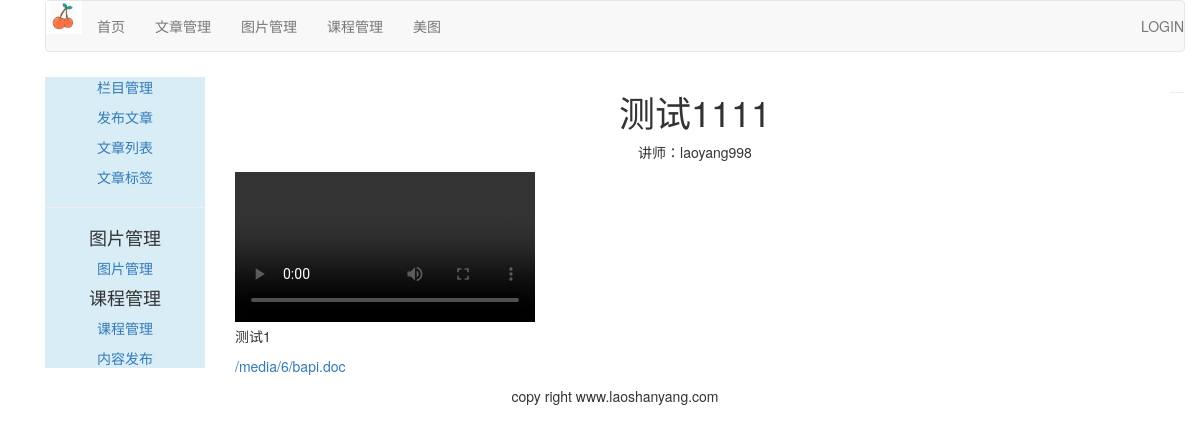
The page /course/detail_lesson/1 on the database its author committed.
### course/models.py (models this page shows, shortened)
class Lesson(models.Model):
    user = models.ForeignKey(User, related_name='lesson_user', on_delete=models.CASCADE)
    course = models.ForeignKey(Course, related_name='lesson', on_delete=models.CASCADE)
    title = models.CharField(max_length=200)
    video = models.FileField(upload_to=user_derictory_path)
    description = models.TextField()
    attach = models.FileField(blank=True, upload_to=user_derictory_path)
    order = OrderField(blank=True, for_fields=['course'])
    created = models.DateTimeField(auto_now_add=True)
    class Meta:
        ordering = ['order']

### course/views.py (the view)
# urls.py: path('detail_lesson/<lesson_id>', DetailLessonView.as_view(), name='detail_lesson'),
class DetailLessonView(LoginRequiredMixin, TemplateResponseMixin, View):
    login_url = '/account'
    template_name = 'course/manage/detail_lesson.html'
    def get(self, request, lesson_id):
        lesson = get_object_or_404(Lesson, id=lesson_id)
        return self.render_to_response({'lesson': lesson})

### templates/course/manage/detail_lesson.html (shortened to what this page needs)
{% extends 'article/base.html' %}
{% block content %}
    <div>
        <div class="text-center">
            <h1>{{ lesson.title }}</h1>
            <p>讲师：{{ lesson.user.username }}</p>
        </div>
        <div>
            {% if lesson.video %}
                <video src="{{ lesson.video.url }}" controls="controls" class="text-center"></video>
            {% else %}
                <p class="text-center">There is no video lesson</p>
            {% endif %}
        </div>
        <div>
            {% if lesson.description %}
                <p>{{ lesson.description }}</p>
            {% endif %}
        </div>
        <div>
            {% if lesson.attach %}
                <p><a href="{{ lesson.attach.url }}">{{ lesson.attach.url|cut:"course/user_" }}</a></p>
            {% endif %}
        </div>
    </div>
{% endblock %}

### rows shown on the page
Lesson: title "测试1111", user.username "laoyang998", description "测试1", attach "/media/6/bapi.doc"
